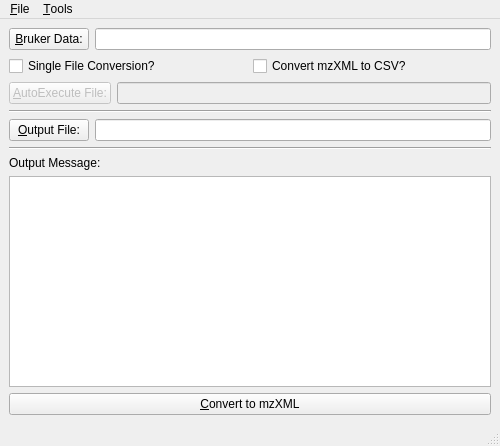
<ui version="4.0" >
 <class>MainWindow</class>
 <widget class="QMainWindow" name="MainWindow" >
  <property name="geometry" >
   <rect>
    <x>0</x>
    <y>0</y>
    <width>500</width>
    <height>446</height>
   </rect>
  </property>
  <property name="windowTitle" >
   <string>Bruker2mzXML</string>
  </property>
  <property name="windowIcon" >
   <iconset resource="icons.qrc" >:/new/prefix1/Clone_32.png</iconset>
  </property>
  <widget class="QWidget" name="centralwidget" >
   <layout class="QVBoxLayout" >
    <item>
     <layout class="QHBoxLayout" >
      <item>
       <widget class="QPushButton" name="selBrukerDataBtn" >
        <property name="text" >
         <string>&amp;Bruker Data:</string>
        </property>
       </widget>
      </item>
      <item>
       <widget class="QLineEdit" name="brukerFolderLE" />
      </item>
     </layout>
    </item>
    <item>
     <layout class="QHBoxLayout" >
      <item>
       <widget class="QCheckBox" name="singleFileCB" >
        <property name="text" >
         <string>Single File Conversion?</string>
        </property>
       </widget>
      </item>
      <item>
       <widget class="QCheckBox" name="toCSVCB" >
        <property name="text" >
         <string>Convert mzXML to CSV?</string>
        </property>
       </widget>
      </item>
     </layout>
    </item>
    <item>
     <layout class="QHBoxLayout" >
      <item>
       <widget class="QPushButton" name="autoXFileBtn" >
        <property name="enabled" >
         <bool>false</bool>
        </property>
        <property name="text" >
         <string>&amp;AutoExecute File:</string>
        </property>
       </widget>
      </item>
      <item>
       <widget class="QLineEdit" name="autoExecuteLE" >
        <property name="enabled" >
         <bool>false</bool>
        </property>
       </widget>
      </item>
     </layout>
    </item>
    <item>
     <layout class="QVBoxLayout" >
      <item>
       <widget class="Line" name="line" >
        <property name="orientation" >
         <enum>Qt::Horizontal</enum>
        </property>
       </widget>
      </item>
      <item>
       <layout class="QHBoxLayout" >
        <item>
         <widget class="QPushButton" name="outputBtn" >
          <property name="text" >
           <string>&amp;Output File:</string>
          </property>
         </widget>
        </item>
        <item>
         <widget class="QLineEdit" name="outputFileLE" />
        </item>
       </layout>
      </item>
      <item>
       <widget class="Line" name="line_2" >
        <property name="orientation" >
         <enum>Qt::Horizontal</enum>
        </property>
       </widget>
      </item>
     </layout>
    </item>
    <item>
     <layout class="QVBoxLayout" >
      <item>
       <widget class="QLabel" name="label_3" >
        <property name="text" >
         <string>Output Message:</string>
        </property>
       </widget>
      </item>
      <item>
       <widget class="QTextEdit" name="outputTE" />
      </item>
     </layout>
    </item>
    <item>
     <widget class="QPushButton" name="cnvrtBrukerBtn" >
      <property name="text" >
       <string>&amp;Convert to mzXML</string>
      </property>
     </widget>
    </item>
   </layout>
  </widget>
  <widget class="QMenuBar" name="menubar" >
   <property name="geometry" >
    <rect>
     <x>0</x>
     <y>0</y>
     <width>500</width>
     <height>21</height>
    </rect>
   </property>
   <widget class="QMenu" name="menuFile" >
    <property name="title" >
     <string>&amp;File</string>
    </property>
    <addaction name="actionClose" />
   </widget>
   <widget class="QMenu" name="menuTools" >
    <property name="title" >
     <string>&amp;Tools</string>
    </property>
    <addaction name="actionConvert2XML" />
    <addaction name="action_About" />
   </widget>
   <addaction name="menuFile" />
   <addaction name="menuTools" />
  </widget>
  <widget class="QStatusBar" name="statusbar" />
  <action name="actionClose" >
   <property name="text" >
    <string>&amp;Close</string>
   </property>
   <property name="shortcut" >
    <string>Ctrl+X</string>
   </property>
  </action>
  <action name="actionConvert2XML" >
   <property name="text" >
    <string>&amp;Convert2XML</string>
   </property>
  </action>
  <action name="action_About" >
   <property name="text" >
    <string>&amp;About</string>
   </property>
  </action>
 </widget>
 <tabstops>
  <tabstop>brukerFolderLE</tabstop>
  <tabstop>autoExecuteLE</tabstop>
  <tabstop>outputFileLE</tabstop>
  <tabstop>cnvrtBrukerBtn</tabstop>
  <tabstop>outputTE</tabstop>
 </tabstops>
 <resources>
  <include location="icons.qrc" />
 </resources>
 <connections/>
</ui>
